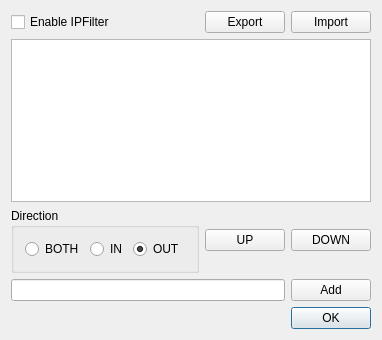
<?xml version="1.0" encoding="UTF-8"?>
<ui version="4.0">
 <class>UIIPFilter</class>
 <widget class="QDialog" name="UIIPFilter">
  <property name="windowModality">
   <enum>Qt::ApplicationModal</enum>
  </property>
  <property name="geometry">
   <rect>
    <x>0</x>
    <y>0</y>
    <width>367</width>
    <height>340</height>
   </rect>
  </property>
  <property name="sizePolicy">
   <sizepolicy hsizetype="Preferred" vsizetype="Preferred">
    <horstretch>0</horstretch>
    <verstretch>0</verstretch>
   </sizepolicy>
  </property>
  <property name="maximumSize">
   <size>
    <width>16777215</width>
    <height>16777215</height>
   </size>
  </property>
  <property name="windowTitle">
   <string>IP Filter</string>
  </property>
  <property name="sizeGripEnabled">
   <bool>false</bool>
  </property>
  <property name="modal">
   <bool>true</bool>
  </property>
  <layout class="QGridLayout" name="gridLayout">
   <item row="6" column="3">
    <widget class="QPushButton" name="pushButton_OK">
     <property name="text">
      <string>OK</string>
     </property>
    </widget>
   </item>
   <item row="6" column="1" colspan="2">
    <spacer name="horizontalSpacer_3">
     <property name="orientation">
      <enum>Qt::Horizontal</enum>
     </property>
     <property name="sizeHint" stdset="0">
      <size>
       <width>40</width>
       <height>20</height>
      </size>
     </property>
    </spacer>
   </item>
   <item row="5" column="1" colspan="2">
    <widget class="LineEdit" name="lineEdit_RULE"/>
   </item>
   <item row="5" column="3">
    <widget class="QPushButton" name="pushButton_ADD">
     <property name="text">
      <string>Add</string>
     </property>
    </widget>
   </item>
   <item row="1" column="2">
    <widget class="QPushButton" name="pushButton_EXPORT">
     <property name="text">
      <string>Export</string>
     </property>
    </widget>
   </item>
   <item row="1" column="3">
    <widget class="QPushButton" name="pushButton_IMPORT">
     <property name="text">
      <string>Import</string>
     </property>
    </widget>
   </item>
   <item row="3" column="2">
    <widget class="QPushButton" name="pushButton_UP">
     <property name="text">
      <string>UP</string>
     </property>
    </widget>
   </item>
   <item row="3" column="3">
    <widget class="QPushButton" name="pushButton_DOWN">
     <property name="text">
      <string>DOWN</string>
     </property>
    </widget>
   </item>
   <item row="3" column="1">
    <widget class="QGroupBox" name="groupBox_DIRECTION">
     <property name="title">
      <string>Direction</string>
     </property>
     <layout class="QHBoxLayout" name="horizontalLayout_4">
      <item>
       <widget class="QRadioButton" name="radioButton_BOTH">
        <property name="text">
         <string>BOTH</string>
        </property>
       </widget>
      </item>
      <item>
       <widget class="QRadioButton" name="radioButton_IN">
        <property name="text">
         <string>IN</string>
        </property>
       </widget>
      </item>
      <item>
       <widget class="QRadioButton" name="radioButton_OUT">
        <property name="text">
         <string>OUT</string>
        </property>
        <property name="checked">
         <bool>true</bool>
        </property>
       </widget>
      </item>
     </layout>
    </widget>
   </item>
   <item row="1" column="1">
    <widget class="QCheckBox" name="checkBox_ENABLE">
     <property name="text">
      <string>Enable IPFilter</string>
     </property>
    </widget>
   </item>
   <item row="2" column="1" colspan="3">
    <widget class="QTreeView" name="treeView_RULES">
     <property name="editTriggers">
      <set>QAbstractItemView::NoEditTriggers</set>
     </property>
     <property name="rootIsDecorated">
      <bool>false</bool>
     </property>
     <property name="itemsExpandable">
      <bool>false</bool>
     </property>
     <property name="expandsOnDoubleClick">
      <bool>false</bool>
     </property>
     <attribute name="headerDefaultSectionSize">
      <number>150</number>
     </attribute>
     <attribute name="headerMinimumSectionSize">
      <number>150</number>
     </attribute>
     <attribute name="headerStretchLastSection">
      <bool>false</bool>
     </attribute>
     <attribute name="headerDefaultSectionSize">
      <number>150</number>
     </attribute>
     <attribute name="headerMinimumSectionSize">
      <number>150</number>
     </attribute>
     <attribute name="headerStretchLastSection">
      <bool>false</bool>
     </attribute>
    </widget>
   </item>
  </layout>
 </widget>
 <layoutdefault spacing="6" margin="11"/>
 <customwidgets>
  <customwidget>
   <class>LineEdit</class>
   <extends>QLineEdit</extends>
   <header>LineEdit.h</header>
  </customwidget>
 </customwidgets>
 <resources/>
 <connections>
  <connection>
   <sender>pushButton_OK</sender>
   <signal>clicked()</signal>
   <receiver>UIIPFilter</receiver>
   <slot>accept()</slot>
   <hints>
    <hint type="sourcelabel">
     <x>769</x>
     <y>485</y>
    </hint>
    <hint type="destinationlabel">
     <x>475</x>
     <y>466</y>
    </hint>
   </hints>
  </connection>
 </connections>
</ui>
